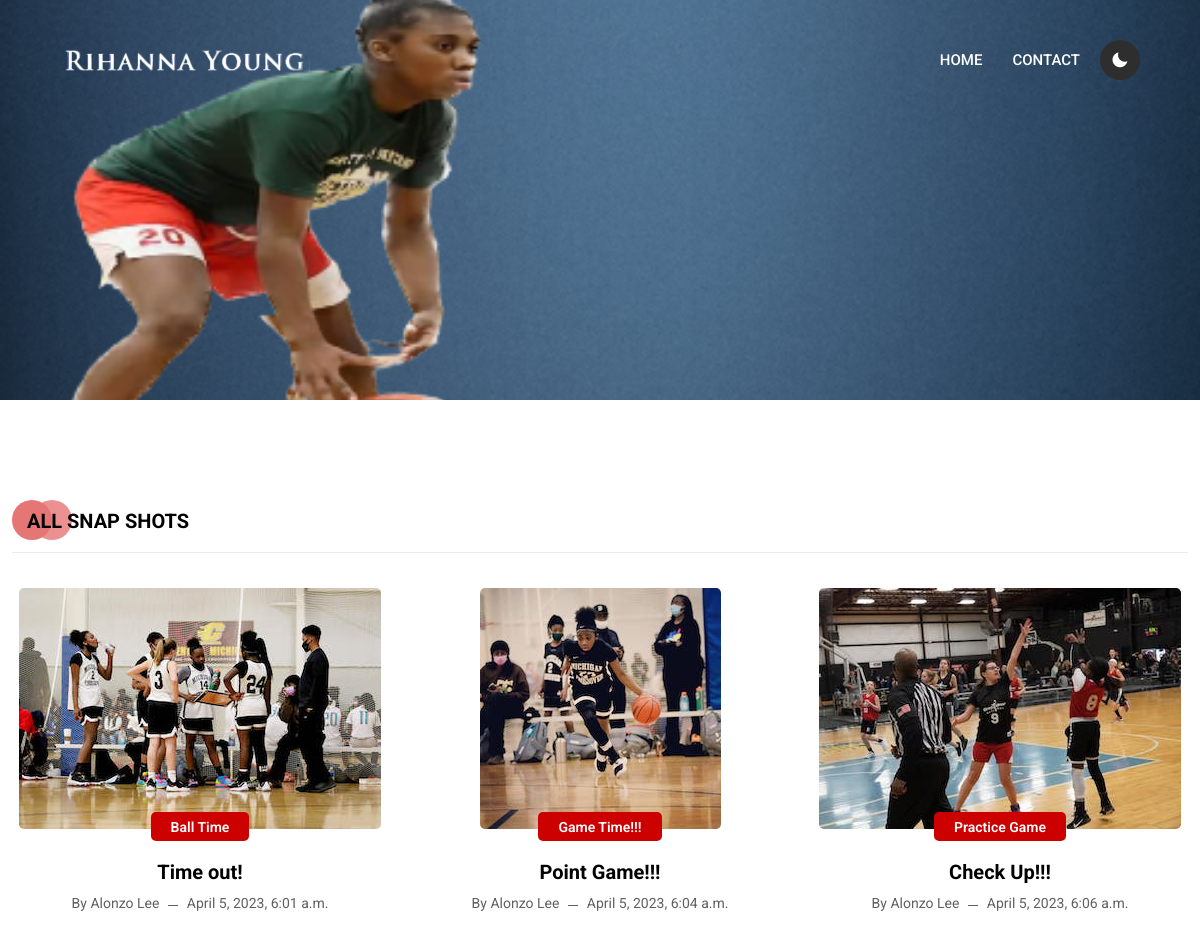
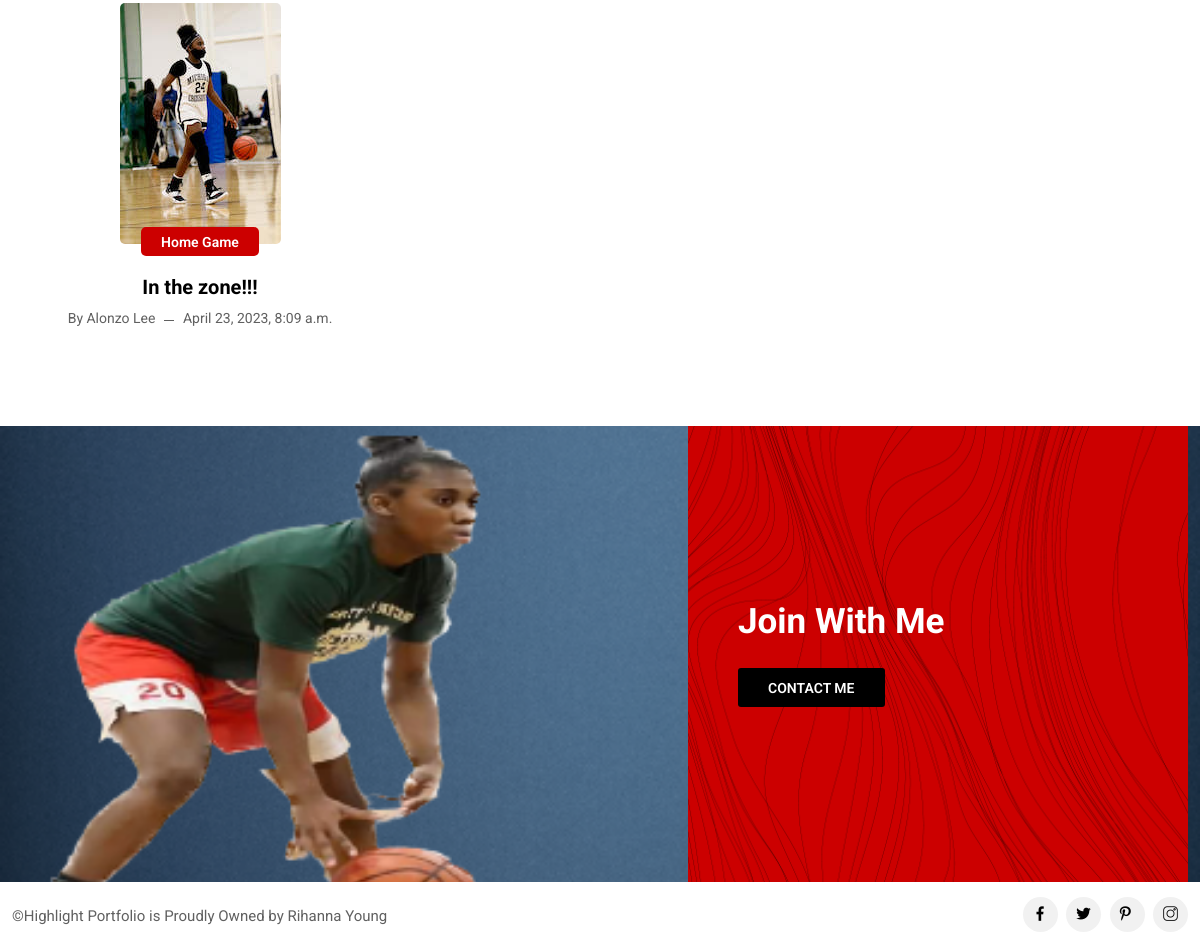
The page /all-articles on the database its author committed (2 pictures, top to bottom).
### portfolio_app/models.py (models this page shows, shortened)
class About(models.Model):
    name = models.CharField(max_length=255)
    email = models.CharField(max_length=255)
    role = models.CharField(max_length=255)
    phone = models.CharField(default=0, max_length=20)
    heading = models.TextField()
    about_desc1 = models.TextField(null=True, blank=True)
    about_image = models.ImageField(upload_to='aboutImage', default="about.jpg")
    about_desc2 = models.TextField(null=True, blank=True)
    contact_desc = models.TextField(null=True, blank=True)
    contact_image = models.ImageField(upload_to='contactImage', default="contact.jpg")
    social_youtube = models.CharField(max_length=255, null=True, blank=True)
    social_facebook = models.CharField(max_length=255, null=True, blank=True)
    social_twitter = models.CharField(max_length=255, null=True, blank=True)
    social_instagram = models.CharField(max_length=255, null=True, blank=True)
    social_pinterest = models.CharField(max_length=255, null=True, blank=True)
    main_banner = models.ImageField(upload_to='mainBanner', default="main-banner.jpg")
    class Meta:
        verbose_name = "About"
        verbose_name_plural = "About Detail"

class Articles(models.Model):
    title = models.CharField(max_length=255)
    author = models.CharField(max_length=255)
    category = models.CharField(max_length=255)
    posted_on = models.DateTimeField(auto_now_add=True)
    description = QuillField()
    thumbnail = models.ImageField(upload_to='articleThumbnail', null=True, blank=True, default="article_default.jpg")
    is_published = models.BooleanField(default=True)
    class Meta:
        verbose_name = "Snap Shot"
        verbose_name_plural = "Snap Shots"

### portfolio_app/views.py (the view)
# urls.py: path('all-articles', views.allArticles, name='allArticles'),
def allArticles(request):
    all_articles = Articles.objects.filter(is_published=True)
    about_details = About.objects.get()
    context = {
        'all_articles': all_articles,
        'about': about_details,
    }
    return render(request, 'all-articles.html', context)

### templates/all-articles.html
{% extends 'main.html' %}
{% block content %}
<section id="blog" class="blog-area pt-100 pb-70">
    <div class="container">
        <div class="section-title">
            <h2>All Snap Shots</h2>
        </div>
        {% if all_articles %}
        <div class="row">
            {% for article in all_articles %}
            <div class="col-lg-4 col-md-6 col-sm-6">
                <div class="single-blog-post">
                    <div class="post-image">
                        <a href="{% url 'articleDetails' article.id %}"><img src="{{article.thumbnail.url}}"
                                alt="image"></a>
                    </div>
                    <div class="post-content">
                        <a href="{% url 'articleDetails' article.id %}" class="category">{{article.category}}</a>
                        <h3><a href="{% url 'articleDetails' article.id %}">
                                {{article.title}}
                            </a></h3>
                        <ul class="post-meta">
                            <li>By {{article.author}}</li>
                            <li>{{article.posted_on}}</li>
                        </ul>
                    </div>
                </div>
            </div>
            {% endfor %}
        </div>
        {% else %}
                <h1>NO ARTICLES FOUND</h1>
        {% endif %}
    </div>
</section>
{% endblock content %}

### templates/main.html (shortened to what this page needs)
{% load static %}
<!doctype html>
<html lang="zxx">
<head>
    <link rel="stylesheet" href="{% static 'css/bootstrap.min.css' %}">
    <link rel="stylesheet" href="{% static 'animate.min.css' %}">
    <link rel="stylesheet" href="{% static 'css/flaticon.css' %}">
    <link rel="stylesheet" href="{% static 'css/boxicons.min.css' %}">
    <link rel="stylesheet" href="{% static 'css/owl.carousel.min.css' %}">
    <link rel="stylesheet" href="{% static 'css/owl.theme.default.min.css' %}">
    <link rel="stylesheet" href="{% static 'css/magnific-popup.min.css' %}">
    <link rel="stylesheet" href="{% static 'css/odometer.min.css' %}">
    <link rel="stylesheet" href="{% static 'css/style.css' %}">
    <link rel="stylesheet" href="{% static 'css/responsive.css' %}">
    <link rel="stylesheet" href="{% static 'css/dark-style.css' %}">
</head>
<body data-bs-spy="scroll" data-bs-offset="120">
    <nav class="navbar navbar-expand-lg navbar-light">
        <div class="container-fluid">
            <a class="navbar-brand" href="/">
                <img src="{% static 'img/logo.png' %}" alt="image">
            </a>
            <div class="collapse navbar-collapse" id="navbarSupportedContent">
                <ul class="navbar-nav">
                    <li class="nav-item"><a class="nav-link" href="/">Home</a></li>
                    <li class="nav-item"><a class="nav-link" href="#contact">Contact</a></li>
                </ul>
            </div>
            <div class="dark-version-btn">
                <label id="switch" class="switch">
                    <span class="slider round"></span>
                </label>
            </div>
        </div>
    </nav>
    <div class="page-title-area" style=" background-image: url({{ about.contact_image.url }});"></div>
    {% block content %}
    {% endblock content %}
    <section id="contact" class="join-area" style=" background-image: url({{ about.contact_image.url }});">
        <div class="container">
            <div class="join-content">
                <h2>Join With Me</h2>
                <div class="btn-box">
                    <a href="single-blog.html#" class="default-btn" data-bs-toggle="modal"
                        data-bs-target="#contactModal">Contact Me</a>
                </div>
            </div>
        </div>
    </section>
    <footer class="footer-area">
        <div class="container">
            <div class="row align-items-center">
                <div class="col-lg-6 col-md-6">
                    <p>©Highlight Portfolio is Proudly Owned by Rihanna Young</p>
                </div>
                <div class="col-lg-6 col-md-6">
                    <ul>
                        {% if about.social_facebook %}<li><a href="{{ about.social_facebook }}" target="_blank"><i class="flaticon-facebook"></i></a>
                        </li>{% endif %}
                        {% if about.social_twitter %}<li><a href="{{ about.social_twitter }}" target="_blank"><i class="flaticon-twitter"></i></a>
                        </li>{% endif %}
                        {% if about.social_pinterest %}<li><a href="{{ about.social_pinterest }}" target="_blank"><i
                                    class="flaticon-pinterest"></i></a></li>{% endif %}
                        {% if about.social_instagram %}<li><a href="{{ about.social_instagram }}" target="_blank"><i
                                    class="flaticon-instagram"></i></a></li>{% endif %}
                    </ul>
                </div>
            </div>
        </div>
    </footer>
</body>
</html>

### rows shown on the page
About: contact_image (picture)
Articles: thumbnail (picture), category "Ball Time", title "Time out!", author "Alonzo Lee", posted_on "April 5, 2023, 6:01 a.m."
Articles: thumbnail (picture), category "Game Time!!!", title "Point Game!!!", author "Alonzo Lee", posted_on "April 5, 2023, 6:04 a.m."
Articles: thumbnail (picture), category "Practice Game", title "Check Up!!!", author "Alonzo Lee", posted_on "April 5, 2023, 6:06 a.m."
Articles: thumbnail (picture), category "Home Game", title "In the zone!!!", author "Alonzo Lee", posted_on "April 23, 2023, 8:09 a.m."
